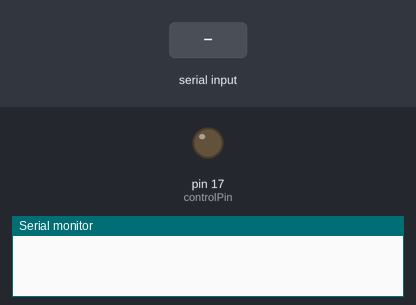
A sketch run on a simulated Arduino Uno, built with avr-gcc and run on an emulated ATmega328P. On the bench: output pins drawn as LEDs (lit = HIGH), the last lines printed to the serial monitor. The inputs (shaded band) are chosen by the test bench.

Above: at 1.2 s.
1.3 s: "v" received over Serial
At 1.9 s:
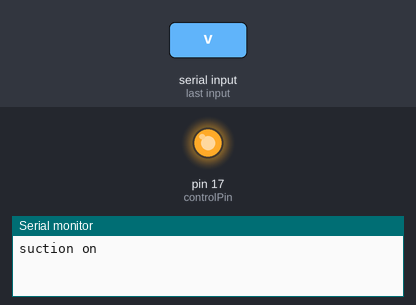
2.8 s: "x" received over Serial
At 3.1 s:
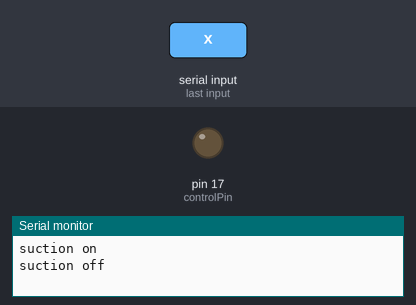
Timing chart, 0 to 5.8 s (numbered marks = the images above; inputs shaded):
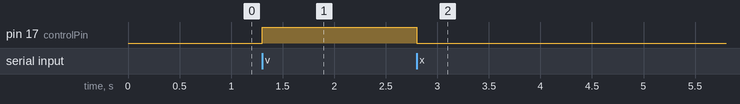

The sketch:

Vacuum_Control.ino
```cpp
int handshake = 0;
int controlPin = 17;

void setup() {
  pinMode(controlPin, OUTPUT);
  Serial.begin(115200);
}

void loop() {
  if (Serial.available() > 0) {
    handshake = Serial.read();
//    Serial.println(handshake); // prints the input key DEC code

    if(handshake == 118) { // ASCII code: 118 == v (suction on in Python)
      Serial.println("suction on");
      digitalWrite(controlPin, HIGH);
    }

    if(handshake == 120) { // ASCII code: 120 == x (suction off in Python)
      Serial.println("suction off");
      digitalWrite(controlPin, LOW);
    }
  }
}
```

Measured:
- after the input at 1.3 s, pin 17 (controlPin): LOW → HIGH at once
- after the input at 2.8 s, pin 17 (controlPin): HIGH → LOW at once
